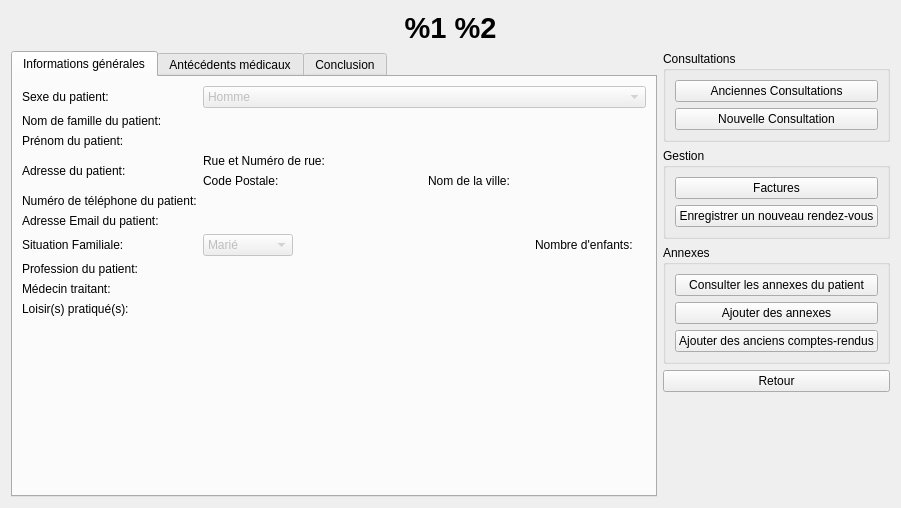
<?xml version="1.0" encoding="UTF-8"?>
<ui version="4.0">
 <class>PatientMedicalFolderScreen</class>
 <widget class="QWidget" name="PatientMedicalFolderScreen">
  <property name="geometry">
   <rect>
    <x>0</x>
    <y>0</y>
    <width>901</width>
    <height>508</height>
   </rect>
  </property>
  <property name="windowTitle">
   <string>Form</string>
  </property>
  <layout class="QGridLayout" name="gridLayout_3">
   <item row="2" column="1">
    <layout class="QVBoxLayout" name="verticalLayout">
     <item>
      <widget class="QGroupBox" name="consultation_GB">
       <property name="title">
        <string>Consultations</string>
       </property>
       <layout class="QVBoxLayout" name="verticalLayout_3">
        <item>
         <widget class="QPushButton" name="oldConsultations_PB">
          <property name="toolTip">
           <string>Permet d'accéder à une liste des anciennes consultations et d'éventuellement en afficher les détails.</string>
          </property>
          <property name="text">
           <string>Anciennes Consultations</string>
          </property>
         </widget>
        </item>
        <item>
         <widget class="QPushButton" name="newConsultation_PB">
          <property name="toolTip">
           <string>Lancer une nouvelle consultation pour %1 %2</string>
          </property>
          <property name="text">
           <string>Nouvelle Consultation</string>
          </property>
         </widget>
        </item>
       </layout>
      </widget>
     </item>
     <item>
      <widget class="QGroupBox" name="gestion_GB">
       <property name="title">
        <string>Gestion</string>
       </property>
       <layout class="QVBoxLayout" name="verticalLayout_4">
        <item>
         <widget class="QPushButton" name="bills_PB">
          <property name="toolTip">
           <string>Afficher les factures de %1 %2</string>
          </property>
          <property name="text">
           <string>Factures</string>
          </property>
         </widget>
        </item>
        <item>
         <widget class="QPushButton" name="saveNewDate_PB">
          <property name="toolTip">
           <string>Enregistrer dans le planning un nouveau rendez-vous pour %1 %2</string>
          </property>
          <property name="text">
           <string>Enregistrer un nouveau rendez-vous</string>
          </property>
         </widget>
        </item>
       </layout>
      </widget>
     </item>
     <item>
      <widget class="QGroupBox" name="annexes_BG">
       <property name="title">
        <string>Annexes</string>
       </property>
       <layout class="QVBoxLayout" name="verticalLayout_5">
        <item>
         <widget class="QPushButton" name="patientAppendices_PB">
          <property name="toolTip">
           <string>Consulter les fichiers annexes de %1 %2</string>
          </property>
          <property name="text">
           <string>Consulter les annexes du patient</string>
          </property>
         </widget>
        </item>
        <item>
         <widget class="QPushButton" name="addPatientAppendices_PB">
          <property name="toolTip">
           <string>Ajouter des annexes pour %1 %2</string>
          </property>
          <property name="text">
           <string>Ajouter des annexes</string>
          </property>
         </widget>
        </item>
        <item>
         <widget class="QPushButton" name="addOldReports_PB">
          <property name="toolTip">
           <string>Ajouter des comptes rendus dans le dossier de %1 %2</string>
          </property>
          <property name="text">
           <string>Ajouter des anciens comptes-rendus</string>
          </property>
         </widget>
        </item>
       </layout>
      </widget>
     </item>
     <item>
      <widget class="QPushButton" name="return_PB">
       <property name="toolTip">
        <string>retourner à la page précédente</string>
       </property>
       <property name="text">
        <string>Retour</string>
       </property>
      </widget>
     </item>
     <item>
      <spacer name="buttonBoxVerticalSpacer">
       <property name="orientation">
        <enum>Qt::Vertical</enum>
       </property>
       <property name="sizeHint" stdset="0">
        <size>
         <width>20</width>
         <height>40</height>
        </size>
       </property>
      </spacer>
     </item>
    </layout>
   </item>
   <item row="2" column="0">
    <widget class="QTabWidget" name="informationTabs">
     <property name="currentIndex">
      <number>0</number>
     </property>
     <widget class="QWidget" name="generalTab">
      <attribute name="title">
       <string>Informations générales</string>
      </attribute>
      <layout class="QGridLayout" name="gridLayout_2">
       <item row="0" column="0">
        <layout class="QGridLayout" name="generalTabLayout">
         <item row="2" column="1">
          <widget class="QLabel" name="patientSurname_INFO">
           <property name="text">
            <string/>
           </property>
          </widget>
         </item>
         <item row="1" column="1">
          <widget class="QLabel" name="patientName_INFO">
           <property name="text">
            <string/>
           </property>
          </widget>
         </item>
         <item row="2" column="0">
          <widget class="QLabel" name="patientSurname">
           <property name="text">
            <string>Prénom du patient:</string>
           </property>
          </widget>
         </item>
         <item row="9" column="1">
          <widget class="QLabel" name="patientHobbies_INFO">
           <property name="text">
            <string/>
           </property>
          </widget>
         </item>
         <item row="8" column="1">
          <widget class="QLabel" name="patientCurrentMedic_INFO">
           <property name="text">
            <string/>
           </property>
          </widget>
         </item>
         <item row="4" column="1">
          <widget class="QLabel" name="patientPhoneNumber_INFO">
           <property name="text">
            <string/>
           </property>
          </widget>
         </item>
         <item row="5" column="1">
          <widget class="QLabel" name="patientEmail_INFO">
           <property name="text">
            <string/>
           </property>
          </widget>
         </item>
         <item row="7" column="0">
          <widget class="QLabel" name="patientJob">
           <property name="text">
            <string>Profession du patient:</string>
           </property>
          </widget>
         </item>
         <item row="6" column="0">
          <widget class="QLabel" name="patientFamilialStatus">
           <property name="text">
            <string>Situation Familiale:</string>
           </property>
          </widget>
         </item>
         <item row="1" column="0">
          <widget class="QLabel" name="patientName">
           <property name="text">
            <string>Nom de famille du patient:</string>
           </property>
          </widget>
         </item>
         <item row="4" column="0">
          <widget class="QLabel" name="patientPhoneNumber">
           <property name="text">
            <string>Numéro de téléphone du patient:</string>
           </property>
          </widget>
         </item>
         <item row="3" column="0">
          <widget class="QLabel" name="patientAdress">
           <property name="text">
            <string>Adresse du patient:</string>
           </property>
          </widget>
         </item>
         <item row="6" column="1">
          <layout class="QGridLayout" name="familialStatusLayout">
           <item row="0" column="1">
            <spacer name="horizontalSpacer">
             <property name="orientation">
              <enum>Qt::Horizontal</enum>
             </property>
             <property name="sizeHint" stdset="0">
              <size>
               <width>40</width>
               <height>20</height>
              </size>
             </property>
            </spacer>
           </item>
           <item row="0" column="0">
            <widget class="QComboBox" name="patientFamilialStatus_CB">
             <property name="enabled">
              <bool>false</bool>
             </property>
             <property name="currentText">
              <string>Marié</string>
             </property>
             <property name="currentIndex">
              <number>0</number>
             </property>
             <item>
              <property name="text">
               <string>Marié</string>
              </property>
             </item>
             <item>
              <property name="text">
               <string>Divorcé</string>
              </property>
             </item>
             <item>
              <property name="text">
               <string>Célibataire</string>
              </property>
             </item>
            </widget>
           </item>
           <item row="0" column="2">
            <widget class="QLabel" name="patientChildNumber">
             <property name="text">
              <string>Nombre d'enfants:</string>
             </property>
            </widget>
           </item>
           <item row="0" column="3">
            <widget class="QLabel" name="patientChildNumber_INFO">
             <property name="text">
              <string/>
             </property>
            </widget>
           </item>
          </layout>
         </item>
         <item row="10" column="1">
          <spacer name="verticalSpacer">
           <property name="orientation">
            <enum>Qt::Vertical</enum>
           </property>
           <property name="sizeHint" stdset="0">
            <size>
             <width>20</width>
             <height>40</height>
            </size>
           </property>
          </spacer>
         </item>
         <item row="5" column="0">
          <widget class="QLabel" name="patientEmail">
           <property name="text">
            <string>Adresse Email du patient:</string>
           </property>
          </widget>
         </item>
         <item row="9" column="0">
          <widget class="QLabel" name="patientHobbies">
           <property name="text">
            <string>Loisir(s) pratiqué(s): </string>
           </property>
          </widget>
         </item>
         <item row="8" column="0">
          <widget class="QLabel" name="patientCurrentMedic">
           <property name="text">
            <string>Médecin traitant:</string>
           </property>
          </widget>
         </item>
         <item row="3" column="1">
          <layout class="QGridLayout" name="adressLayout">
           <item row="1" column="1">
            <widget class="QLabel" name="postalCodeAdress_INFO">
             <property name="text">
              <string/>
             </property>
            </widget>
           </item>
           <item row="1" column="2">
            <widget class="QLabel" name="cityNameAdress">
             <property name="text">
              <string>Nom de la ville:</string>
             </property>
            </widget>
           </item>
           <item row="1" column="0">
            <widget class="QLabel" name="postalCodeAdress">
             <property name="text">
              <string>Code Postale:</string>
             </property>
            </widget>
           </item>
           <item row="1" column="3">
            <widget class="QLabel" name="cityNameAdress_INFO">
             <property name="text">
              <string/>
             </property>
            </widget>
           </item>
           <item row="0" column="2" colspan="2">
            <widget class="QLabel" name="streetAndNumAdress_INFO">
             <property name="text">
              <string/>
             </property>
            </widget>
           </item>
           <item row="0" column="0" colspan="2">
            <widget class="QLabel" name="streetAndNumAdress">
             <property name="text">
              <string>Rue et Numéro de rue:</string>
             </property>
            </widget>
           </item>
          </layout>
         </item>
         <item row="7" column="1">
          <widget class="QLabel" name="patientJob_INFO">
           <property name="text">
            <string/>
           </property>
          </widget>
         </item>
         <item row="0" column="0">
          <widget class="QLabel" name="patientSex">
           <property name="text">
            <string>Sexe du patient: </string>
           </property>
          </widget>
         </item>
         <item row="0" column="1">
          <widget class="QComboBox" name="patientSex_CB">
           <property name="enabled">
            <bool>false</bool>
           </property>
           <property name="currentIndex">
            <number>0</number>
           </property>
           <item>
            <property name="text">
             <string>Homme</string>
            </property>
           </item>
           <item>
            <property name="text">
             <string>Femme</string>
            </property>
           </item>
          </widget>
         </item>
        </layout>
       </item>
      </layout>
     </widget>
     <widget class="QWidget" name="medicalTab">
      <attribute name="title">
       <string>Antécédents médicaux</string>
      </attribute>
      <layout class="QGridLayout" name="gridLayout_6">
       <item row="0" column="0">
        <widget class="QScrollArea" name="scrollArea">
         <property name="widgetResizable">
          <bool>true</bool>
         </property>
         <widget class="QWidget" name="scrollAreaWidgetContents">
          <property name="geometry">
           <rect>
            <x>0</x>
            <y>0</y>
            <width>643</width>
            <height>402</height>
           </rect>
          </property>
          <layout class="QGridLayout" name="gridLayout_4">
           <item row="8" column="0">
            <widget class="QLabel" name="ophtalmo">
             <property name="text">
              <string>Ophtalmologie: </string>
             </property>
            </widget>
           </item>
           <item row="9" column="0">
            <widget class="QLabel" name="occlusal">
             <property name="text">
              <string>Occlusal:</string>
             </property>
            </widget>
           </item>
           <item row="1" column="0">
            <widget class="QLabel" name="uroGyneco">
             <property name="text">
              <string>Urologie / Gynécologie: </string>
             </property>
            </widget>
           </item>
           <item row="6" column="0">
            <widget class="QLabel" name="pyscho">
             <property name="text">
              <string>Psychologie: </string>
             </property>
            </widget>
           </item>
           <item row="4" column="0">
            <widget class="QLabel" name="orl">
             <property name="text">
              <string>ORL:</string>
             </property>
            </widget>
           </item>
           <item row="10" column="0">
            <widget class="QLabel" name="orthoTraumatoRhumato">
             <property name="text">
              <string>Ortholo-traumatologie / Rhumatologie: </string>
             </property>
             <property name="buddy">
              <cstring>orthoTraumatoRhumato_PTE</cstring>
             </property>
            </widget>
           </item>
           <item row="3" column="0">
            <widget class="QLabel" name="digest">
             <property name="text">
              <string>Système Digestif:</string>
             </property>
            </widget>
           </item>
           <item row="0" column="1">
            <layout class="QGridLayout" name="gridLayout">
             <item row="0" column="0">
              <widget class="QLabel" name="patientIsSmoker_INFO">
               <property name="text">
                <string/>
               </property>
              </widget>
             </item>
             <item row="0" column="1">
              <widget class="QLabel" name="cardioPneumo_INFO">
               <property name="text">
                <string/>
               </property>
              </widget>
             </item>
            </layout>
           </item>
           <item row="0" column="0">
            <widget class="QLabel" name="cardioPneumo">
             <property name="text">
              <string>Cardiologie / Pneumologie: </string>
             </property>
            </widget>
           </item>
           <item row="2" column="0">
            <widget class="QLabel" name="endocrino">
             <property name="text">
              <string>Endocrinologie: </string>
             </property>
            </widget>
           </item>
           <item row="5" column="0">
            <widget class="QLabel" name="neuro">
             <property name="text">
              <string>Neurologie: </string>
             </property>
            </widget>
           </item>
           <item row="7" column="0">
            <widget class="QLabel" name="allergoDermato">
             <property name="text">
              <string>Allergologie / Dermatologie: </string>
             </property>
            </widget>
           </item>
           <item row="1" column="1">
            <widget class="QLabel" name="uroGyneco_INFO">
             <property name="text">
              <string/>
             </property>
            </widget>
           </item>
           <item row="2" column="1">
            <widget class="QLabel" name="endocrino_INFO">
             <property name="text">
              <string/>
             </property>
            </widget>
           </item>
           <item row="3" column="1">
            <widget class="QLabel" name="digest_INFO">
             <property name="text">
              <string/>
             </property>
            </widget>
           </item>
           <item row="4" column="1">
            <widget class="QLabel" name="orl_INFO">
             <property name="text">
              <string/>
             </property>
            </widget>
           </item>
           <item row="5" column="1">
            <widget class="QLabel" name="neuro_INFO">
             <property name="text">
              <string/>
             </property>
            </widget>
           </item>
           <item row="6" column="1">
            <widget class="QLabel" name="psycho_INFO">
             <property name="text">
              <string/>
             </property>
            </widget>
           </item>
           <item row="7" column="1">
            <widget class="QLabel" name="allergoDermato_INFO">
             <property name="text">
              <string/>
             </property>
            </widget>
           </item>
           <item row="8" column="1">
            <widget class="QLabel" name="ophtalmo_INFO">
             <property name="text">
              <string/>
             </property>
            </widget>
           </item>
           <item row="9" column="1">
            <widget class="QLabel" name="occlusal_INFO">
             <property name="text">
              <string/>
             </property>
            </widget>
           </item>
           <item row="10" column="1">
            <widget class="QLabel" name="orthoTraumatoRhumato_INFO">
             <property name="text">
              <string/>
             </property>
            </widget>
           </item>
          </layout>
         </widget>
        </widget>
       </item>
      </layout>
     </widget>
     <widget class="QWidget" name="antecedentsTab">
      <attribute name="title">
       <string>Conclusion</string>
      </attribute>
      <layout class="QGridLayout" name="gridLayout_7">
       <item row="0" column="0">
        <layout class="QGridLayout" name="gridLayout_5">
         <item row="0" column="1">
          <widget class="QLabel" name="currentMedCure_INFO">
           <property name="text">
            <string/>
           </property>
          </widget>
         </item>
         <item row="0" column="0">
          <widget class="QLabel" name="currentMedCure">
           <property name="text">
            <string>Traitements médicaux en cours: </string>
           </property>
          </widget>
         </item>
         <item row="1" column="1">
          <widget class="QLabel" name="patientFamilialAntecedents_INFO">
           <property name="text">
            <string/>
           </property>
          </widget>
         </item>
         <item row="1" column="0">
          <widget class="QLabel" name="patientFamilialAntecedents">
           <property name="text">
            <string>Antécédents familiaux: </string>
           </property>
          </widget>
         </item>
        </layout>
       </item>
      </layout>
     </widget>
    </widget>
   </item>
   <item row="1" column="0" colspan="2">
    <widget class="QLabel" name="patientIdentity">
     <property name="font">
      <font>
       <pointsize>22</pointsize>
       <weight>75</weight>
       <bold>true</bold>
      </font>
     </property>
     <property name="text">
      <string>%1 %2</string>
     </property>
     <property name="alignment">
      <set>Qt::AlignCenter</set>
     </property>
    </widget>
   </item>
  </layout>
 </widget>
 <resources/>
 <connections/>
</ui>
